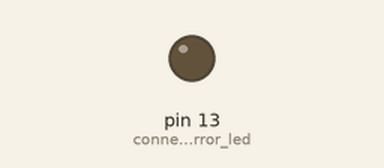
Simulated run of this sketch. Board: Arduino Leonardo, built with avr-gcc and run on an emulated ATmega32U4. On the bench: output pins drawn as LEDs (lit = HIGH). Pins used as bus, display or sensor lines are not drawn; what the sketch prints to the serial monitor is not drawn.

Above: at 0.1 s.
At 20.1 s:
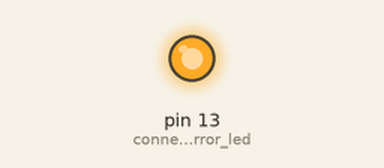
Timing chart, 0 to 21.6 s (numbered marks = the images above):
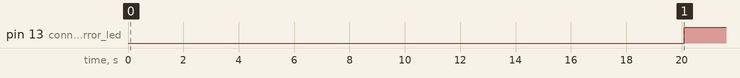

Measured:
- by itself, pin 13 (connection_error_led): LOW → HIGH at 20.1 s

The sketch:

MasterMidiModbus.ino
```cpp
#include "MIDIUSB.h"
#define MB_SERIAL Serial1
#include <SimpleModbusMaster.h>
#define DEF_TO_STR(A) #A

// modbus
#define connection_error_led LED_BUILTIN

#define baud 1000000
#define timeout 1000
#define polling 5 // the scan rate

#define retry_count 10

#define TxEnablePin 2

enum {
    PACKET1,
    PACKET2,
    // leave this last entry
    TOTAL_NO_OF_PACKETS
};

enum {
    // just add or remove registers and you're good to go...
    // The first register starts at address 0
    LED_STATE,
    BD_BUTTON1_STATE,
    SN_BUTTON2_STATE,
    SN_BUTTON3_STATE,
    TOTAL_ERRORS,
    // leave this one
    TOTAL_REGS_SIZE
    // total number of registers for function 3 and 16 share the same register array
};


Packet packets[TOTAL_NO_OF_PACKETS];

packetPointer packet1 = &packets[PACKET1];
packetPointer packet2 = &packets[PACKET2];

unsigned int regs[4];
unsigned int write_regs[1];
unsigned long last_toggle = 0;

// midi
#define BD 36
#define OH 46
#define SN 38

void setup() {
	Serial.begin(9600);
	Serial.print("MB_SERIAL: ");
#if 0
	while(1) {
		if ((void*)&MB_SERIAL == (void*)&Serial) {
			Serial.println ("it's usb serial...");
		}
		else if ((void*)&MB_SERIAL == (void*)&Serial1) {
			Serial.println("it's serial 1");
		}
		else {
			Serial.println("WTF, mate?");
		}
		delay(1000);
	}
#endif
	// read 3 registers starting at address 0
	packet1->id = 1;
	packet1->function = READ_HOLDING_REGISTERS;
	packet1->address = 0;
	packet1->no_of_registers = 4;
	packet1->register_array = regs;

	// write the 1 registers to the PLC starting at address 0
	packet2->id = 1;
	packet2->function = PRESET_MULTIPLE_REGISTERS;
	packet2->address = 0;
	packet2->no_of_registers = 1;
	packet2->register_array = write_regs;

	// Initialize communication settings etc...
	modbus_configure(baud, timeout, polling, retry_count, TxEnablePin, packets, TOTAL_NO_OF_PACKETS);

	pinMode(connection_error_led, OUTPUT);

}

bool sn = false;
bool bd = false;
bool sn2 = false;

bool led_on = false;
void loop() {
	unsigned int connection_status = modbus_update(packets);

#if 1
	int bd_button = regs[BD_BUTTON1_STATE];
	Serial.println(bd_button);
	int sn_button = regs[SN_BUTTON2_STATE];
	int sn_button2 = regs[SN_BUTTON3_STATE];

	if (millis() - last_toggle > 1000) {
		last_toggle = millis();
		write_regs[0] = led_on;
		led_on = !led_on;
	}

	if (connection_status != TOTAL_NO_OF_PACKETS) {
		digitalWrite(connection_error_led, HIGH);
		// You could re-enable the connection by:
		//packets[connection_status].connection = true;
	} else {
		digitalWrite(connection_error_led, LOW);
	}


	if (bd_button && !bd) {
		noteOn(9, BD, 127);
		bd = true;
	}

	if (sn_button && !sn) {
		noteOn(9, SN, 127);
		sn = true;
	}

	if (sn_button2 && !sn2) {
		noteOn(9, SN, 127);
		sn2 = true;
	}

	if (!bd_button) {
		noteOff(9, BD, 0);
		bd = false;
	}

	if (!sn_button) {
		noteOff(9, SN, 0);
		sn = false;
	}

	if (!sn_button2) {
		noteOff(9, SN, 0);
		sn2 = false;
	}
	MidiUSB.flush();
#endif
}

//MIDIUSB library
void noteOn(byte channel, byte pitch, byte velocity) {
  midiEventPacket_t noteOn = { 0x09, 0x90 | channel, pitch, velocity };
  MidiUSB.sendMIDI(noteOn);
  MidiUSB.flush();
}

void noteOff(byte channel, byte pitch, byte velocity) {
  midiEventPacket_t noteOff = { 0x08, 0x80 | channel, pitch, velocity };
  MidiUSB.sendMIDI(noteOff);
  MidiUSB.flush();
}

void controlChange(byte channel, byte control, byte value) {
  midiEventPacket_t event = { 0x0B, 0xB0 | channel, control, value };
  MidiUSB.sendMIDI(event);
  MidiUSB.flush();
}
```
